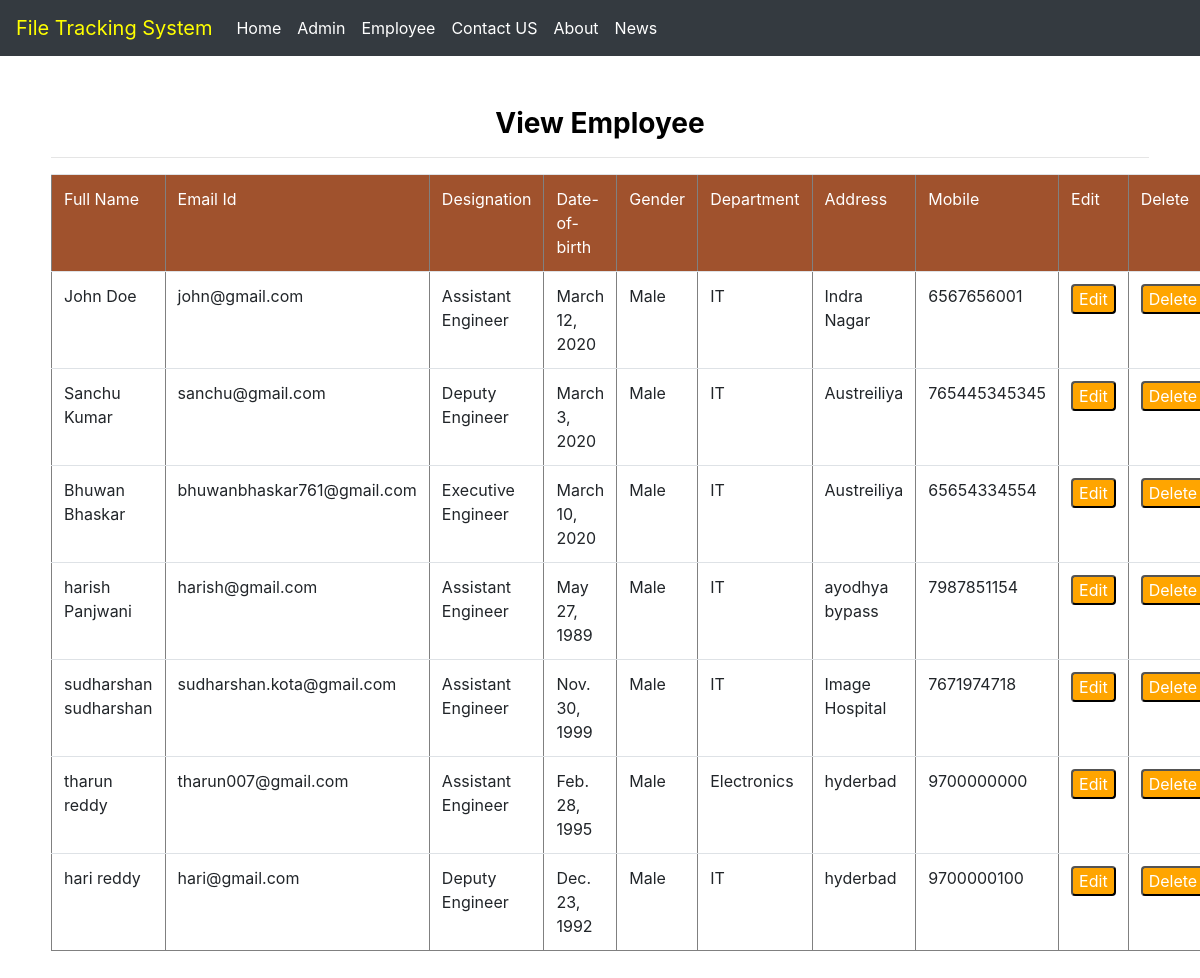
Screenshot of /view/ with the database file from the repository.
### file/models.py (models this page shows, shortened)
class Employee(models.Model):
    user=models.ForeignKey(User,on_delete=models.CASCADE,null=True)
    d_birth=models.DateField(null=True,blank=True,auto_now_add=False)
    gen=models.CharField(max_length=30,null=True)
    department=models.ForeignKey(Department,on_delete=models.CASCADE,null=True)
    type=models.ForeignKey(Type,on_delete=models.CASCADE,null=True)
    add=models.CharField(max_length=100,null=True)
    mobile=models.IntegerField(null=True)

class Type(models.Model):
    type=models.CharField(max_length=100,null=True)

class Department(models.Model):
    dept = models.CharField(max_length=100,null=True)

### file/views.py (the view)
# urls.py: path('view/', viewdata, name='viewdata'),
def viewdata(request):
    data1=Employee.objects.all()
    d={'data1':data1}
    return render(request,'view.html',d)

### file/templates/view.html (shortened to what this page needs)
{% extends 'navigation.html' %}
{% block body %}
<div align="center" style="color:Black;border:1px solid white;border-radius:8px;background-color:white;padding:50px">
<center><h3><strong>View Employee</strong></h3><hr></center>
<div align="center">
<table id="myTable" border="1px" style="width:100%;border-radius:8px" class="table table-border">
        <thead style="background-color:#a0522d;color:white">
        <tr>
            <td> Full Name</td>
            <td> Email Id</td>
            <td> Designation</td>
            <td> Date-of-birth</td>
            <td> Gender</td>
            <td> Department</td>
            <td> Address</td>
            <td> Mobile</td>
            <td> Edit</td>
            <td> Delete</td>
        </tr>
         </thead>
    {% for i in data1 %}
        <tr>
            <td> {{i.user.first_name}} {{i.user.last_name}}</td>
            <td> {{i.user.email}}</td>
            <td> {{i.type.type}}</td>
            <td> {{i.d_birth}}</td>
            <td> {{i.gen}}</td>
            <td> {{i.department.dept}}</td>
            <td> {{i.add}}</td>
            <td> {{i.mobile}}</td>
            <td> <button><a href="{% url 'editview' i.id %}">Edit</a> </button></td>
            <td> <button><a href="{% url 'delete_view' i.id %}">Delete</a> </button></td>
        </tr>
        {% endfor %}
</table>
</div>
</div>
{% endblock %}

### file/templates/navigation.html (shortened to what this page needs)
<!DOCTYPE html>
<html lang="en">
{% load static %}
<head>
    <link rel="stylesheet" href="https://stackpath.bootstrapcdn.com/bootstrap/4.4.1/css/bootstrap.min.css">
</head>
<body>
<nav class="navbar navbar-expand-lg navbar-light bg-dark" >
  <a class="navbar-brand" href="#" style="color:yellow">File Tracking System</a>
  <div class="collapse navbar-collapse" id="navbarNavDropdown">
    <ul class="navbar-nav">
      <li class="nav-item active">
        <a class="nav-link" href="{% url 'home' %}" style="color:white">Home <span class="sr-only">(current)</span></a>
      </li>
        {% if request.user.is_staff %}
      <li class="nav-item">
        <a class="nav-link" href="{% url 'add_employee' %}" style="color:white">Add Employee</a>
      </li>
      <li class="nav-item">
        <a class="nav-link" href="{% url 'viewdata' %}" style="color:white">View Employee</a>
      </li>
      <li class="nav-item">
        <a class="nav-link" href="{% url 'news' %}" style="color:white">News</a>
      </li>
        <li class="nav-item">
        <a class="nav-link" href="{% url 'logout' %}" style="color:white">Logout</a>
      </li>
        {% else %}
        <li class="nav-item">
        <a class="nav-link" href="{% url 'admin_sign' %}" style="color:white">Admin</a>
      </li>
      <li class="nav-item">
        <a class="nav-link" href="{% url 'loginemployee' %}" style="color:white">Employee</a>
      </li>
      <li class="nav-item">
        <a class="nav-link" href="{% url 'contact' %}" style="color:white">Contact US</a>
      </li>
      <li class="nav-item">
        <a class="nav-link" href="{% url 'about' %}" style="color:white">About</a>
      </li>
      <li class="nav-item">
        <a class="nav-link" href="{% url 'news' %}" style="color:white">News</a>
      </li>
        {% endif %}
          </ul>
  </div>
</nav>
{% block body %}
{% endblock %}
</body>
</html>

### file/templates/navigation.html (style rules this page uses)
a { color:white; }

### file/templates/view.html (style rules this page uses)
button { border:1 px solid orange; border-radius:4px; color:white; background-color:orange; }

### rows the page displays
Employee: user.first_name "John", user.last_name "Doe", user.email "john@gmail.com", type.type "Assistant Engineer", d_birth "March 12, 2020", gen "Male", department.dept "IT", add "Indra Nagar", mobile "6567656001"
Employee: user.first_name "Sanchu", user.last_name "Kumar", user.email "sanchu@gmail.com", type.type "Deputy Engineer", d_birth "March 3, 2020", gen "Male", department.dept "IT", add "Austreiliya", mobile "765445345345"
Employee: user.first_name "Bhuwan", user.last_name "Bhaskar", user.email "bhuwanbhaskar761@gmail.com", type.type "Executive Engineer", d_birth "March 10, 2020", gen "Male", department.dept "IT", add "Austreiliya", mobile "65654334554"
Employee: user.first_name "harish", user.last_name "Panjwani", user.email "harish@gmail.com", type.type "Assistant Engineer", d_birth "May 27, 1989", gen "Male", department.dept "IT", add "ayodhya bypass", mobile "7987851154"
Employee: user.first_name "sudharshan", user.last_name "sudharshan", user.email "sudharshan.kota@gmail.com", type.type "Assistant Engineer", d_birth "Nov. 30, 1999", gen "Male", department.dept "IT", add "Image Hospital", mobile "7671974718"
Employee: user.first_name "tharun", user.last_name "reddy", user.email "tharun007@gmail.com", type.type "Assistant Engineer", d_birth "Feb. 28, 1995", gen "Male", department.dept "Electronics", add "hyderbad", mobile "9700000000"
Employee: user.first_name "hari", user.last_name "reddy", user.email "hari@gmail.com", type.type "Deputy Engineer", d_birth "Dec. 23, 1992", gen "Male", department.dept "IT", add "hyderbad", mobile "9700000100"
